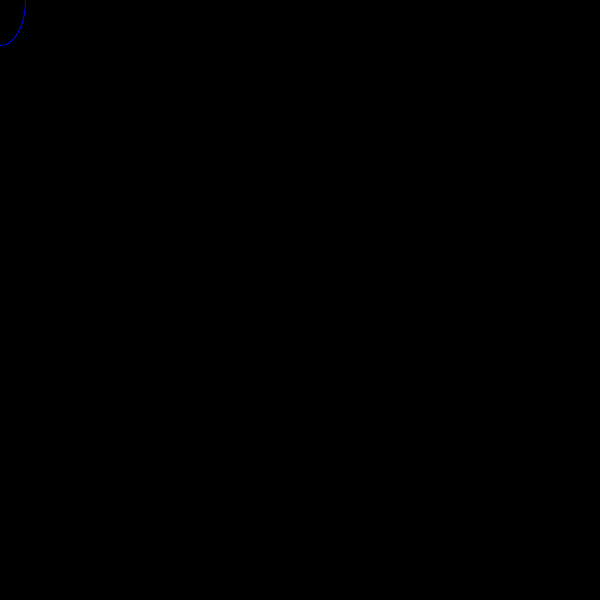
Frame 1 (no input)
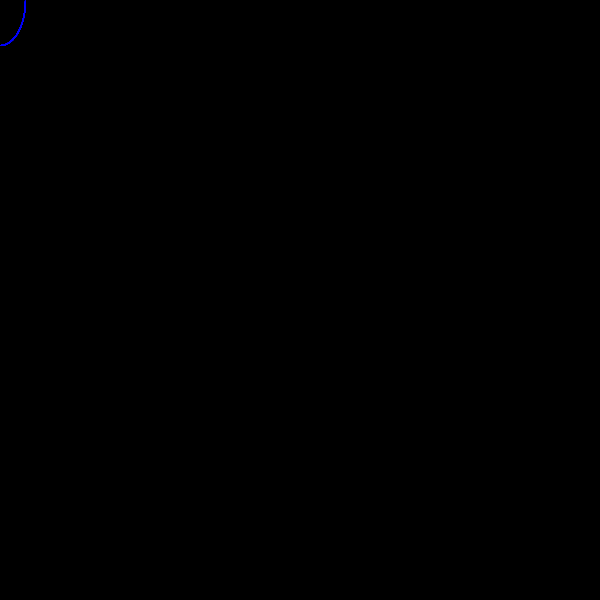
Frame 60 (the mouse pressed at the canvas centre just before this capture)
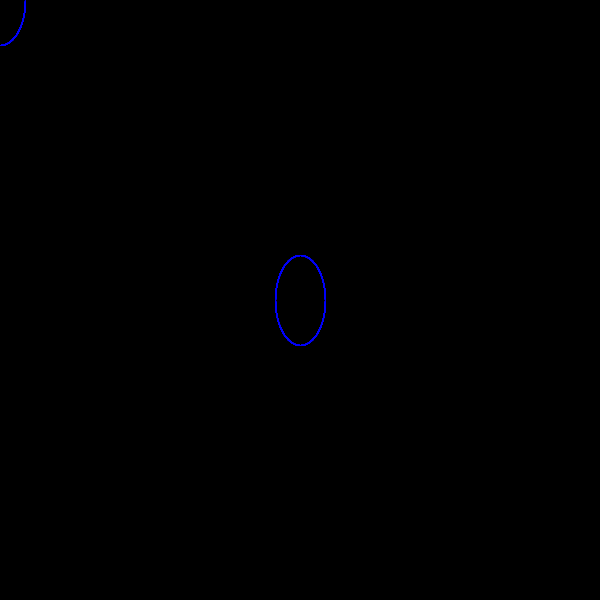
Frame 120 (the mouse held since frame 60 and released just before this capture)

The Processing sketch that drew these frames (run headless with seeded random() and noise(); from frame 60 on, the mouse is pressed at the canvas centre):

// Processing sketch: processing_115046
// ── processing_115046.pde

void setup(){
  size(600,600);
  background(0);
  smooth();
  stroke(0,0,250);
  noFill();
}

void draw(){
  ellipse(mouseX,mouseY,50,90);
}
